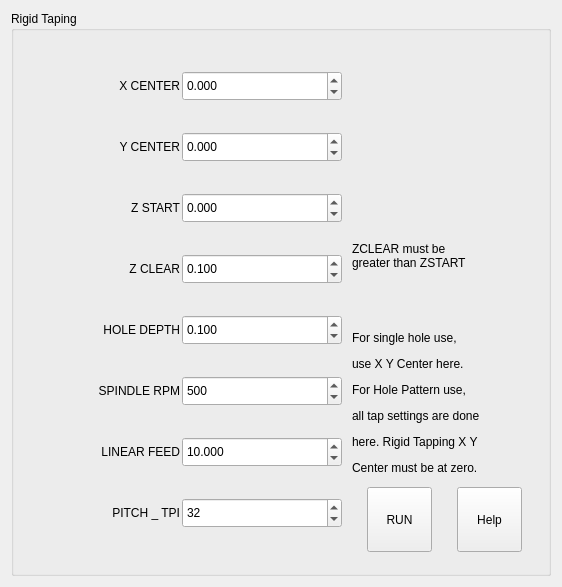
          <widget class="QWidget" name="tab_12">
           <attribute name="title">
            <string>Rigid Tap</string>
           </attribute>
           <layout class="QVBoxLayout" name="verticalLayout_23">
            <item>
             <widget class="QGroupBox" name="groupBox_8">
              <property name="minimumSize">
               <size>
                <width>540</width>
                <height>565</height>
               </size>
              </property>
              <property name="title">
               <string>Rigid Taping</string>
              </property>
              <layout class="QHBoxLayout" name="horizontalLayout_28">
               <item>
                <layout class="QGridLayout" name="gridLayout_15">
                 <property name="topMargin">
                  <number>2</number>
                 </property>
                 <property name="rightMargin">
                  <number>2</number>
                 </property>
                 <property name="bottomMargin">
                  <number>2</number>
                 </property>
                 <property name="spacing">
                  <number>2</number>
                 </property>
                 <item row="0" column="1">
                  <widget class="QDoubleSpinBox" name="ops_tap_x_center">
                   <property name="minimumSize">
                    <size>
                     <width>160</width>
                     <height>30</height>
                    </size>
                   </property>
                   <property name="toolTip">
                    <string>&lt;html&gt;&lt;head/&gt;&lt;body&gt;&lt;p&gt;Tap X center value. Leave at 0 to start over the active offset X0 Y0 and must be 0 when used with the pattern tab.&lt;/p&gt;&lt;/body&gt;&lt;/html&gt;</string>
                   </property>
                   <property name="toolTipDuration">
                    <number>-1</number>
                   </property>
                   <property name="decimals">
                    <number>3</number>
                   </property>
                   <property name="minimum">
                    <double>-999.000000000000000</double>
                   </property>
                   <property name="maximum">
                    <double>999.000000000000000</double>
                   </property>
                   <property name="singleStep">
                    <double>0.001000000000000</double>
                   </property>
                   <property name="value">
                    <double>0.000000000000000</double>
                   </property>
                   <property name="function" stdset="0">
                    <string>set_var</string>
                   </property>
                   <property name="variable" stdset="0">
                    <string>2060</string>
                   </property>
                   <property name="input" stdset="0">
                    <string>number</string>
                   </property>
                  </widget>
                 </item>
                 <item row="2" column="0">
                  <widget class="QLabel" name="label_62">
                   <property name="minimumSize">
                    <size>
                     <width>120</width>
                     <height>30</height>
                    </size>
                   </property>
                   <property name="text">
                    <string>Z START</string>
                   </property>
                   <property name="alignment">
                    <set>Qt::AlignRight|Qt::AlignTrailing|Qt::AlignVCenter</set>
                   </property>
                  </widget>
                 </item>
                 <item row="0" column="0">
                  <widget class="QLabel" name="label_70">
                   <property name="minimumSize">
                    <size>
                     <width>120</width>
                     <height>30</height>
                    </size>
                   </property>
                   <property name="text">
                    <string>X CENTER</string>
                   </property>
                   <property name="alignment">
                    <set>Qt::AlignRight|Qt::AlignTrailing|Qt::AlignVCenter</set>
                   </property>
                  </widget>
                 </item>
                 <item row="1" column="0">
                  <widget class="QLabel" name="label_69">
                   <property name="minimumSize">
                    <size>
                     <width>120</width>
                     <height>30</height>
                    </size>
                   </property>
                   <property name="text">
                    <string>Y CENTER</string>
                   </property>
                   <property name="alignment">
                    <set>Qt::AlignRight|Qt::AlignTrailing|Qt::AlignVCenter</set>
                   </property>
                  </widget>
                 </item>
                 <item row="5" column="0">
                  <widget class="QLabel" name="label_75">
                   <property name="minimumSize">
                    <size>
                     <width>120</width>
                     <height>30</height>
                    </size>
                   </property>
                   <property name="text">
                    <string>SPINDLE RPM</string>
                   </property>
                   <property name="alignment">
                    <set>Qt::AlignRight|Qt::AlignTrailing|Qt::AlignVCenter</set>
                   </property>
                  </widget>
                 </item>
                 <item row="2" column="1">
                  <widget class="QDoubleSpinBox" name="ops_tap_z_start">
                   <property name="minimumSize">
                    <size>
                     <width>160</width>
                     <height>30</height>
                    </size>
                   </property>
                   <property name="toolTip">
                    <string>&lt;html&gt;&lt;head/&gt;&lt;body&gt;&lt;p&gt;Z Start plane for tapping. Must be a value lower than Z clear.&lt;/p&gt;&lt;/body&gt;&lt;/html&gt;</string>
                   </property>
                   <property name="toolTipDuration">
                    <number>-1</number>
                   </property>
                   <property name="decimals">
                    <number>3</number>
                   </property>
                   <property name="minimum">
                    <double>-999.000000000000000</double>
                   </property>
                   <property name="maximum">
                    <double>999.000000000000000</double>
                   </property>
                   <property name="singleStep">
                    <double>0.001000000000000</double>
                   </property>
                   <property name="value">
                    <double>0.000000000000000</double>
                   </property>
                   <property name="function" stdset="0">
                    <string>set_var</string>
                   </property>
                   <property name="variable" stdset="0">
                    <string>2062</string>
                   </property>
                   <property name="input" stdset="0">
                    <string>number</string>
                   </property>
                  </widget>
                 </item>
                 <item row="4" column="0">
                  <widget class="QLabel" name="label_76">
                   <property name="minimumSize">
                    <size>
                     <width>120</width>
                     <height>30</height>
                    </size>
                   </property>
                   <property name="text">
                    <string>HOLE DEPTH</string>
                   </property>
                   <property name="alignment">
                    <set>Qt::AlignRight|Qt::AlignTrailing|Qt::AlignVCenter</set>
                   </property>
                  </widget>
                 </item>
                 <item row="3" column="0">
                  <widget class="QLabel" name="label_74">
                   <property name="minimumSize">
                    <size>
                     <width>120</width>
                     <height>30</height>
                    </size>
                   </property>
                   <property name="text">
                    <string>Z CLEAR</string>
                   </property>
                   <property name="alignment">
                    <set>Qt::AlignRight|Qt::AlignTrailing|Qt::AlignVCenter</set>
                   </property>
                  </widget>
                 </item>
                 <item row="3" column="1">
                  <widget class="QDoubleSpinBox" name="ops_tap_z_clear">
                   <property name="minimumSize">
                    <size>
                     <width>160</width>
                     <height>30</height>
                    </size>
                   </property>
                   <property name="toolTip">
                    <string>&lt;html&gt;&lt;head/&gt;&lt;body&gt;&lt;p&gt;Z Return plane for tapping. Must be a value greater than Z Start.&lt;/p&gt;&lt;/body&gt;&lt;/html&gt;</string>
                   </property>
                   <property name="toolTipDuration">
                    <number>-1</number>
                   </property>
                   <property name="decimals">
                    <number>3</number>
                   </property>
                   <property name="minimum">
                    <double>0.000000000000000</double>
                   </property>
                   <property name="maximum">
                    <double>999.000000000000000</double>
                   </property>
                   <property name="singleStep">
                    <double>0.001000000000000</double>
                   </property>
                   <property name="value">
                    <double>0.100000000000000</double>
                   </property>
                   <property name="function" stdset="0">
                    <string>set_var</string>
                   </property>
                   <property name="variable" stdset="0">
                    <string>2063</string>
                   </property>
                   <property name="input" stdset="0">
                    <string>number</string>
                   </property>
                  </widget>
                 </item>
                 <item row="4" column="1">
                  <widget class="QDoubleSpinBox" name="ops_tap_z_depth">
                   <property name="minimumSize">
                    <size>
                     <width>160</width>
                     <height>30</height>
                    </size>
                   </property>
                   <property name="toolTip">
                    <string>&lt;html&gt;&lt;head/&gt;&lt;body&gt;&lt;p&gt;Thread Depth from the Z Start plane.&lt;/p&gt;&lt;/body&gt;&lt;/html&gt;</string>
                   </property>
                   <property name="toolTipDuration">
                    <number>-1</number>
                   </property>
                   <property name="decimals">
                    <number>3</number>
                   </property>
                   <property name="minimum">
                    <double>0.000000000000000</double>
                   </property>
                   <property name="maximum">
                    <double>999.000000000000000</double>
                   </property>
                   <property name="singleStep">
                    <double>0.001000000000000</double>
                   </property>
                   <property name="value">
                    <double>0.100000000000000</double>
                   </property>
                   <property name="function" stdset="0">
                    <string>set_var</string>
                   </property>
                   <property name="variable" stdset="0">
                    <string>2064</string>
                   </property>
                   <property name="input" stdset="0">
                    <string>number</string>
                   </property>
                  </widget>
                 </item>
                 <item row="1" column="1">
                  <widget class="QDoubleSpinBox" name="ops_tap_y_center">
                   <property name="minimumSize">
                    <size>
                     <width>160</width>
                     <height>30</height>
                    </size>
                   </property>
                   <property name="toolTip">
                    <string>&lt;html&gt;&lt;head/&gt;&lt;body&gt;&lt;p&gt;Tap Y center value. Leave at 0 to start over the active offset X0 Y0 and must be 0 when used with the pattern tab.&lt;/p&gt;&lt;/body&gt;&lt;/html&gt;</string>
                   </property>
                   <property name="toolTipDuration">
                    <number>-1</number>
                   </property>
                   <property name="decimals">
                    <number>3</number>
                   </property>
                   <property name="minimum">
                    <double>-999.000000000000000</double>
                   </property>
                   <property name="maximum">
                    <double>999.000000000000000</double>
                   </property>
                   <property name="singleStep">
                    <double>0.001000000000000</double>
                   </property>
                   <property name="value">
                    <double>0.000000000000000</double>
                   </property>
                   <property name="function" stdset="0">
                    <string>set_var</string>
                   </property>
                   <property name="variable" stdset="0">
                    <string>2061</string>
                   </property>
                   <property name="input" stdset="0">
                    <string>number</string>
                   </property>
                  </widget>
                 </item>
                 <item row="6" column="0">
                  <widget class="QLabel" name="label_80">
                   <property name="minimumSize">
                    <size>
                     <width>120</width>
                     <height>30</height>
                    </size>
                   </property>
                   <property name="text">
                    <string> LINEAR FEED</string>
                   </property>
                   <property name="alignment">
                    <set>Qt::AlignRight|Qt::AlignTrailing|Qt::AlignVCenter</set>
                   </property>
                  </widget>
                 </item>
                 <item row="5" column="1">
                  <widget class="QDoubleSpinBox" name="ops_tap_speed">
                   <property name="minimumSize">
                    <size>
                     <width>160</width>
                     <height>30</height>
                    </size>
                   </property>
                   <property name="toolTip">
                    <string>&lt;html&gt;&lt;head/&gt;&lt;body&gt;&lt;p&gt;Spindle Speed for Rigid Tap op.&lt;/p&gt;&lt;/body&gt;&lt;/html&gt;</string>
                   </property>
                   <property name="toolTipDuration">
                    <number>-1</number>
                   </property>
                   <property name="decimals">
                    <number>0</number>
                   </property>
                   <property name="minimum">
                    <double>0.000000000000000</double>
                   </property>
                   <property name="maximum">
                    <double>9999.000000000000000</double>
                   </property>
                   <property name="singleStep">
                    <double>0.100000000000000</double>
                   </property>
                   <property name="value">
                    <double>500.000000000000000</double>
                   </property>
                   <property name="function" stdset="0">
                    <string>set_var</string>
                   </property>
                   <property name="variable" stdset="0">
                    <string>2067</string>
                   </property>
                   <property name="input" stdset="0">
                    <string>number</string>
                   </property>
                  </widget>
                 </item>
                 <item row="6" column="1">
                  <widget class="QDoubleSpinBox" name="ops_tap_feed">
                   <property name="minimumSize">
                    <size>
                     <width>160</width>
                     <height>30</height>
                    </size>
                   </property>
                   <property name="toolTip">
                    <string>&lt;html&gt;&lt;head/&gt;&lt;body&gt;&lt;p&gt;Feedrate for Z linear moves in the Rigid Tap op.&lt;/p&gt;&lt;/body&gt;&lt;/html&gt;</string>
                   </property>
                   <property name="toolTipDuration">
                    <number>-1</number>
                   </property>
                   <property name="decimals">
                    <number>3</number>
                   </property>
                   <property name="minimum">
                    <double>0.000000000000000</double>
                   </property>
                   <property name="maximum">
                    <double>999.000000000000000</double>
                   </property>
                   <property name="singleStep">
                    <double>0.001000000000000</double>
                   </property>
                   <property name="value">
                    <double>10.000000000000000</double>
                   </property>
                   <property name="function" stdset="0">
                    <string>set_var</string>
                   </property>
                   <property name="variable" stdset="0">
                    <string>2068</string>
                   </property>
                   <property name="input" stdset="0">
                    <string>number</string>
                   </property>
                  </widget>
                 </item>
                 <item row="7" column="0">
                  <widget class="QLabel" name="label_73">
                   <property name="minimumSize">
                    <size>
                     <width>120</width>
                     <height>30</height>
                    </size>
                   </property>
                   <property name="text">
                    <string>PITCH _ TPI</string>
                   </property>
                   <property name="alignment">
                    <set>Qt::AlignRight|Qt::AlignTrailing|Qt::AlignVCenter</set>
                   </property>
                  </widget>
                 </item>
                 <item row="7" column="1">
                  <widget class="QDoubleSpinBox" name="ops_tap_tpi">
                   <property name="minimumSize">
                    <size>
                     <width>160</width>
                     <height>30</height>
                    </size>
                   </property>
                   <property name="toolTip">
                    <string>&lt;html&gt;&lt;head/&gt;&lt;body&gt;&lt;p&gt;Enter the thread pitch (TPI) for the tap. &lt;/p&gt;&lt;/body&gt;&lt;/html&gt;</string>
                   </property>
                   <property name="toolTipDuration">
                    <number>-1</number>
                   </property>
                   <property name="decimals">
                    <number>0</number>
                   </property>
                   <property name="minimum">
                    <double>0.000000000000000</double>
                   </property>
                   <property name="maximum">
                    <double>99.000000000000000</double>
                   </property>
                   <property name="singleStep">
                    <double>1.000000000000000</double>
                   </property>
                   <property name="value">
                    <double>32.000000000000000</double>
                   </property>
                   <property name="function" stdset="0">
                    <string>set_var</string>
                   </property>
                   <property name="variable" stdset="0">
                    <string>2065</string>
                   </property>
                   <property name="input" stdset="0">
                    <string>number</string>
                   </property>
                  </widget>
                 </item>
                </layout>
               </item>
               <item>
                <layout class="QGridLayout" name="gridLayout_16">
                 <property name="leftMargin">
                  <number>2</number>
                 </property>
                 <property name="topMargin">
                  <number>2</number>
                 </property>
                 <property name="rightMargin">
                  <number>2</number>
                 </property>
                 <property name="bottomMargin">
                  <number>2</number>
                 </property>
                 <item row="2" column="0">
                  <widget class="QLabel" name="label_71">
                   <property name="minimumSize">
                    <size>
                     <width>175</width>
                     <height>150</height>
                    </size>
                   </property>
                   <property name="text">
                    <string>&lt;html&gt;&lt;head/&gt;&lt;body&gt;&lt;p&gt;For single hole use, &lt;/p&gt;&lt;p&gt;use X Y Center here.&lt;/p&gt;&lt;p&gt;For Hole Pattern use, &lt;/p&gt;&lt;p&gt;all tap settings are done&lt;/p&gt;&lt;p&gt;here. Rigid Tapping X Y &lt;/p&gt;&lt;p&gt;Center must be at zero.&lt;/p&gt;&lt;/body&gt;&lt;/html&gt;</string>
                   </property>
                   <property name="alignment">
                    <set>Qt::AlignLeading|Qt::AlignLeft|Qt::AlignTop</set>
                   </property>
                  </widget>
                 </item>
                 <item row="3" column="0">
                  <layout class="QHBoxLayout" name="horizontalLayout_27">
                   <property name="spacing">
                    <number>20</number>
                   </property>
                   <property name="leftMargin">
                    <number>10</number>
                   </property>
                   <property name="rightMargin">
                    <number>10</number>
                   </property>
                   <property name="bottomMargin">
                    <number>10</number>
                   </property>
                   <item>
                    <widget class="QPushButton" name="pushButton_4">
                     <property name="minimumSize">
                      <size>
                       <width>65</width>
                       <height>65</height>
                      </size>
                     </property>
                     <property name="maximumSize">
                      <size>
                       <width>65</width>
                       <height>65</height>
                      </size>
                     </property>
                     <property name="text">
                      <string>RUN</string>
                     </property>
                     <property name="function" stdset="0">
                      <string>mdi</string>
                     </property>
                     <property name="command" stdset="0">
                      <string>o&lt;rigid_tap&gt; call</string>
                     </property>
                    </widget>
                   </item>
                   <item>
                    <widget class="QPushButton" name="rigid_tap_help">
                     <property name="minimumSize">
                      <size>
                       <width>65</width>
                       <height>65</height>
                      </size>
                     </property>
                     <property name="maximumSize">
                      <size>
                       <width>65</width>
                       <height>65</height>
                      </size>
                     </property>
                     <property name="text">
                      <string>Help</string>
                     </property>
                     <property name="function" stdset="0">
                      <string>help</string>
                     </property>
                     <property name="file" stdset="0">
                      <string>rigid_tap.txt</string>
                     </property>
                     <property name="topic" stdset="0">
                      <string>Rigid Tap Help</string>
                     </property>
                     <property name="x_pos" stdset="0">
                      <string>30</string>
                     </property>
                     <property name="y_pos" stdset="0">
                      <string>100</string>
                     </property>
                     <property name="horz_size" stdset="0">
                      <string>540</string>
                     </property>
                     <property name="vert_size" stdset="0">
                      <string>300</string>
                     </property>
                    </widget>
                   </item>
                  </layout>
                 </item>
                 <item row="1" column="0">
                  <widget class="QLabel" name="label_83">
                   <property name="minimumSize">
                    <size>
                     <width>185</width>
                     <height>60</height>
                    </size>
                   </property>
                   <property name="text">
                    <string>ZCLEAR must be
greater than ZSTART</string>
                   </property>
                   <property name="alignment">
                    <set>Qt::AlignLeading|Qt::AlignLeft|Qt::AlignTop</set>
                   </property>
                  </widget>
                 </item>
                 <item row="0" column="0">
                  <spacer name="verticalSpacer_3">
                   <property name="orientation">
                    <enum>Qt::Vertical</enum>
                   </property>
                   <property name="sizeType">
                    <enum>QSizePolicy::Minimum</enum>
                   </property>
                   <property name="sizeHint" stdset="0">
                    <size>
                     <width>20</width>
                     <height>200</height>
                    </size>
                   </property>
                  </spacer>
                 </item>
                </layout>
               </item>
              </layout>
             </widget>
            </item>
           </layout>
          </widget>
